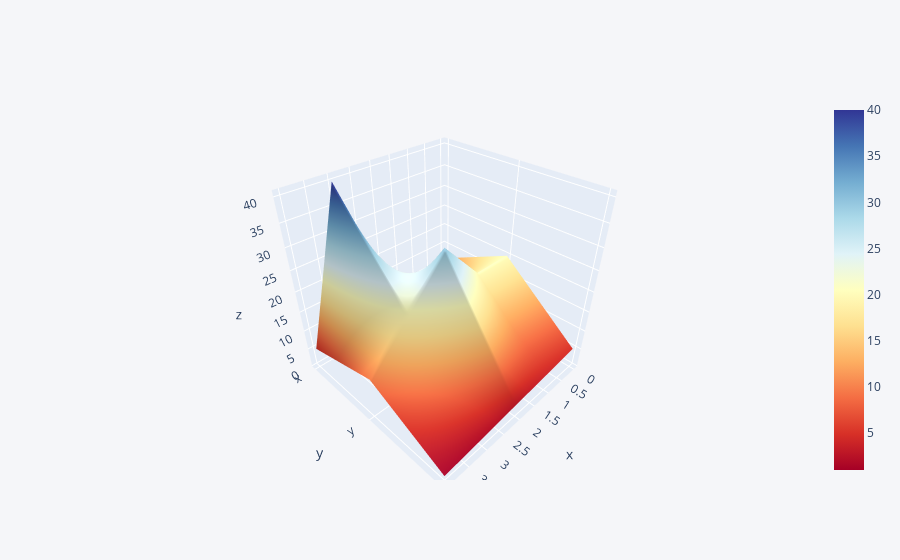

The notebook cell saved with this chart:
### Markdown cell above
## 3d Surface

### Code cell
df3 = pd.DataFrame({'x':[11,2,3,40,5],'y':[20,20,30,20,10],'z':[5,4,3,2,1]})
df3.iplot(kind='surface',colorscale='rdylbu')

### Figure 1 — Plotly figure (JSON) as saved in the notebook; plotly's stock layout.template omitted (floating-point values rounded to 4 significant figures)
{"data": [{"colorscale": [[0, "rgb(165,0,38)"], [0.1, "rgb(215,48,39)"], [0.2, "rgb(244,109,67)"], [0.3, "rgb(253,174,97)"], [0.4, "rgb(254,224,144)"], [0.5, "rgb(255,255,191)"], [0.6, "rgb(224,243,248)"], [0.7, "rgb(171,217,233)"], [0.8, "rgb(116,173,209)"], [0.9, "rgb(69,117,180)"], [1, "rgb(49,54,149)"]], "type": "surface", "x": [0, 1, 2, 3, 4], "y": ["x", "y", "z"], "z": [[11, 2, 3, 40, 5], [20, 20, 30, 20, 10], [5, 4, 3, 2, 1]]}], "layout": {"legend": {"bgcolor": "#F5F6F9", "font": {"color": "#4D5663"}}, "paper_bgcolor": "#F5F6F9", "plot_bgcolor": "#F5F6F9", "title": {"font": {"color": "#4D5663"}}, "xaxis": {"gridcolor": "#E1E5ED", "showgrid": true, "tickfont": {"color": "#4D5663"}, "title": {"font": {"color": "#4D5663"}, "text": ""}, "zerolinecolor": "#E1E5ED"}, "yaxis": {"gridcolor": "#E1E5ED", "showgrid": true, "tickfont": {"color": "#4D5663"}, "title": {"font": {"color": "#4D5663"}, "text": ""}, "zerolinecolor": "#E1E5ED"}}}
